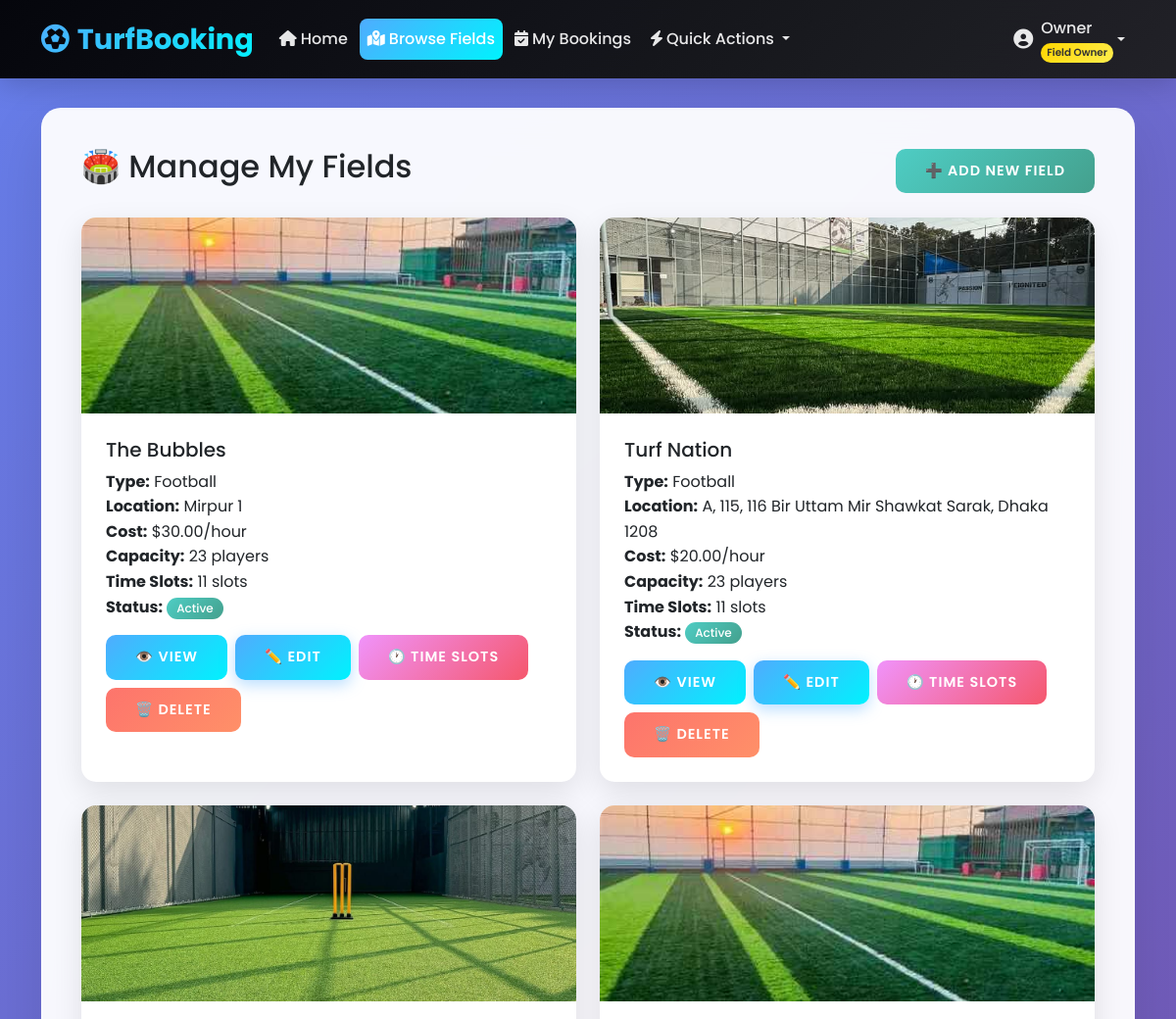
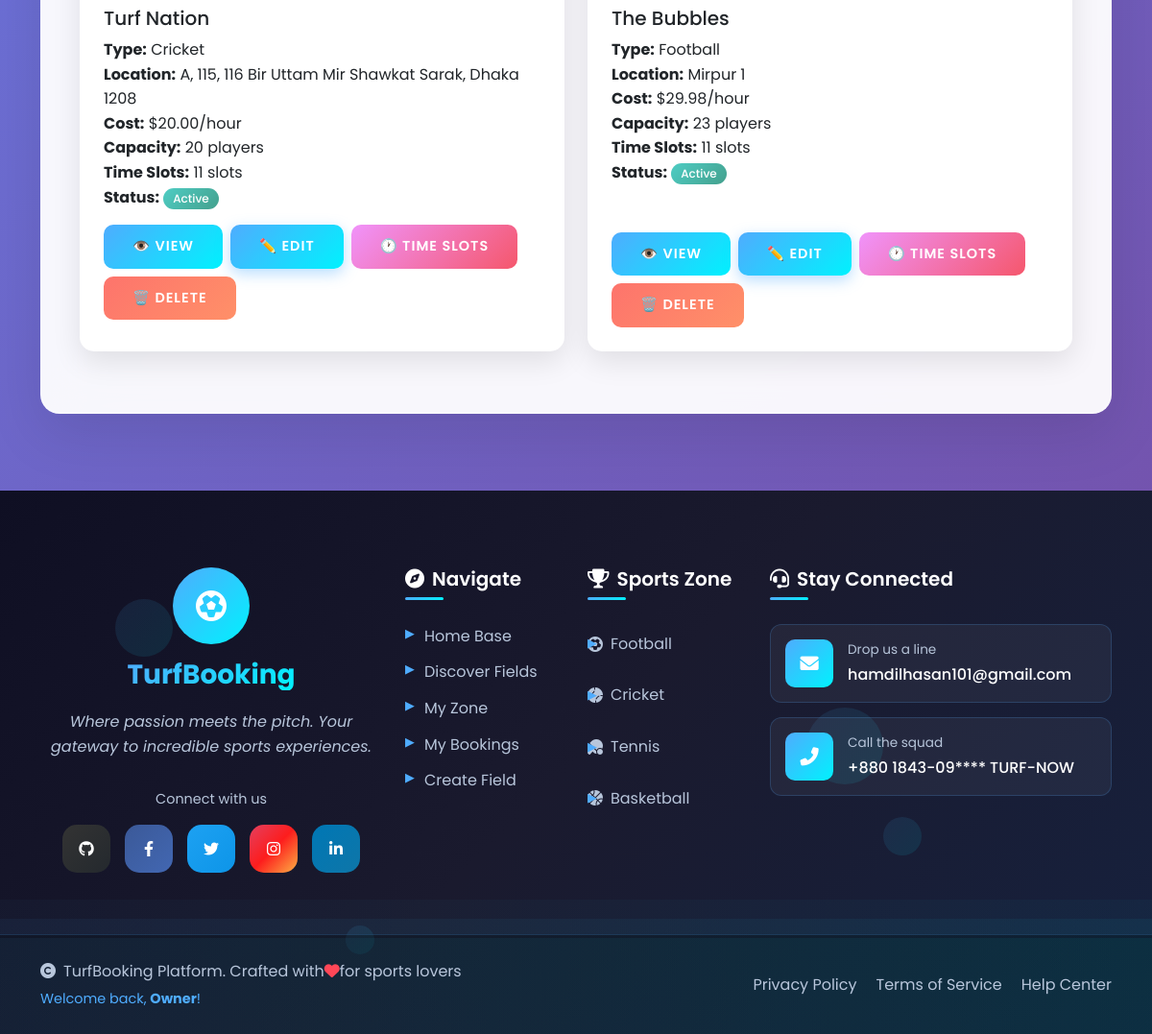
The page /fields/manage/ (signed in) on the database its author committed (2 pictures, top to bottom).
### fields/models.py (models this page shows, shortened)
class Field(models.Model):
    FIELD_TYPES = (
        ('Cricket', 'Cricket'),
        ('Football', 'Football'),
        ('Tennis', 'Tennis'),
        ('Basketball', 'Basketball'),
    )
    AVAILABILITY = (
        ('Free', 'Free'),
        ('Paid', 'Paid'),
    )
    owner = models.ForeignKey(User, on_delete=models.CASCADE)
    name = models.CharField(max_length=200)
    field_type = models.CharField(max_length=20, choices=FIELD_TYPES)
    location = models.CharField(max_length=300)
    cost_per_hour = models.DecimalField(max_digits=10, decimal_places=2)
    availability_type = models.CharField(max_length=10, choices=AVAILABILITY)
    description = models.TextField(max_length=1000)
    image = models.ImageField(upload_to='fields/', blank=True, null=True)
    is_women_only = models.BooleanField(default=False)
    capacity = models.PositiveIntegerField()
    amenities = models.TextField(max_length=500, blank=True)
    is_active = models.BooleanField(default=True)
    created_at = models.DateTimeField(auto_now_add=True)

### fields/views.py (the view)
# urls.py: path('manage/', views.manage_fields, name='manage_fields'),
@login_required
def manage_fields(request):
    user_profile, created = request.user.userprofile, False
    try:
        user_profile = request.user.userprofile
    except:
        user_profile, created = UserProfile.objects.get_or_create(
            user=request.user,
            defaults={
                'age': 18,
                'gender': 'Male',
                'is_field_owner': False
            }
        )
    if not user_profile.is_field_owner:
        messages.error(request, "You need to be a field owner to access this page.")
        return redirect('accounts:user_profile')
    owned_fields = Field.objects.filter(owner=request.user)
    return render(request, 'fields/manage_fields.html', {'owned_fields': owned_fields})

### fields/templates/fields/manage_fields.html (shortened to what this page needs)
{% extends 'base.html' %}
{% block content %}
<div class="d-flex justify-content-between align-items-center mb-4">
    <h2>🏟️ Manage My Fields</h2>
    <a href="{% url 'fields:add_field' %}" class="btn btn-success">
        ➕ Add New Field
    </a>
</div>
<div class="row">
    {% for field in owned_fields %}
        <div class="col-md-6 mb-4">
            <div class="card h-100">
                {% if field.image %}
                    <img src="{{ field.image.url }}" class="card-img-top" alt="{{ field.name }}" style="height: 200px; object-fit: cover;">
                {% else %}
                    <div class="card-img-top bg-secondary d-flex align-items-center justify-content-center" style="height: 200px;">
                        <span class="text-white fs-1">🏟️</span>
                    </div>
                {% endif %}
                <div class="card-body">
                    <h5 class="card-title">{{ field.name }}</h5>
                    <p class="card-text">
                        <strong>Type:</strong> {{ field.field_type }}<br>
                        <strong>Location:</strong> {{ field.location }}<br>
                        <strong>Cost:</strong> ${{ field.cost_per_hour }}/hour<br>
                        <strong>Capacity:</strong> {{ field.capacity }} players<br>
                        <strong>Time Slots:</strong> {{ field.fieldtimeslot_set.count }} slots<br>
                        <strong>Status:</strong>
                        {% if field.is_active %}
                            <span class="badge bg-success">Active</span>
                        {% else %}
                            <span class="badge bg-danger">Inactive</span>
                        {% endif %}
                    </p>
                    {% if field.is_women_only %}
                        <span class="badge bg-pink mb-2">Women Only</span>
                    {% endif %}
                    <div class="d-flex gap-2 flex-wrap">
                        <a href="{% url 'fields:field_detail' field.id %}" class="btn btn-info btn-sm">👁️ View</a>
                        <a href="{% url 'fields:edit_field' field.id %}" class="btn btn-primary btn-sm">✏️ Edit</a>
                        <a href="{% url 'fields:manage_time_slots' field.id %}" class="btn btn-warning btn-sm">🕐 Time Slots</a>
                        <a href="{% url 'fields:delete_field' field.id %}" class="btn btn-danger btn-sm">🗑️ Delete</a>
                    </div>
                </div>
            </div>
        </div>
    {% endfor %}
</div>
{% endblock %}

### templates/base.html (shortened to what this page needs)
<!DOCTYPE html>
<html lang="en">
<head>
    <link href="https://cdn.jsdelivr.net/npm/bootstrap@5.1.3/dist/css/bootstrap.min.css" rel="stylesheet">
    <link rel="stylesheet" href="https://cdnjs.cloudflare.com/ajax/libs/font-awesome/6.0.0/css/all.min.css">
    {% load static %}
    <link rel="stylesheet" href="{% static 'css/style.css' %}">
</head>
<body>
    <nav class="navbar navbar-expand-lg navbar-dark sticky-top">
        <div class="container">
            <a class="navbar-brand d-flex align-items-center" href="{% url 'home' %}">
                <i class="fas fa-futbol me-2"></i>
                <span class="fw-bold">TurfBooking</span>
            </a>
            <div class="collapse navbar-collapse" id="navbarNav">
                <ul class="navbar-nav me-auto">
                    <li class="nav-item">
                        <a class="nav-link {% if request.resolver_match.url_name == 'home' %}active{% endif %}" href="{% url 'home' %}">
                            <i class="fas fa-home me-1"></i>Home
                        </a>
                    </li>
                    <li class="nav-item">
                        <a class="nav-link {% if 'fields' in request.resolver_match.namespace %}active{% endif %}" href="{% url 'fields:fields' %}">
                            <i class="fas fa-map-marked-alt me-1"></i>Browse Fields
                        </a>
                    </li>
                    {% if user.is_authenticated %}
                        <li class="nav-item">
                            <a class="nav-link {% if 'bookings' in request.resolver_match.namespace %}active{% endif %}" href="{% url 'bookings:my_bookings' %}">
                                <i class="fas fa-calendar-check me-1"></i>My Bookings
                            </a>
                        </li>
                        <li class="nav-item dropdown">
                            <a class="nav-link dropdown-toggle" href="#" id="quickActionsDropdown" role="button" data-bs-toggle="dropdown">
                                <i class="fas fa-bolt me-1"></i>Quick Actions
                            </a>
                        </li>
                    {% endif %}
                </ul>
                <ul class="navbar-nav">
                    {% if user.is_authenticated %}
                        <li class="nav-item dropdown">
                            <a class="nav-link dropdown-toggle d-flex align-items-center" href="#" id="userDropdown" role="button" data-bs-toggle="dropdown">
                                <div class="user-avatar me-2">
                                    {% if user.userprofile.profile_picture %}
                                        <img src="{{ user.userprofile.profile_picture.url }}" alt="Profile" class="rounded-circle" width="30" height="30">
                                    {% else %}
                                        <i class="fas fa-user-circle fa-lg"></i>
                                    {% endif %}
                                </div>
                                <span class="user-info">
                                    {{ user.username }}
                                    {% if user.userprofile.is_field_owner %}
                                        <small class="owner-badge">Field Owner</small>
                                    {% endif %}
                                </span>
                            </a>
                        </li>
                    {% endif %}
                </ul>
            </div>
        </div>
    </nav>
    <main>
        <div class="container">
            <div class="container-main">
                {% block content %}
                {% endblock %}
            </div>
        </div>
    </main>
    <footer class="cool-footer">
        <div class="footer-bg">
            <div class="wave wave1"></div>
            <div class="wave wave2"></div>
            <div class="wave wave3"></div>
            <div class="floating-elements">
                <div class="float-ball ball1"></div>
                <div class="float-ball ball2"></div>
                <div class="float-ball ball3"></div>
                <div class="float-ball ball4"></div>
            </div>
        </div>
        <div class="footer-content">
            <div class="container">
                <div class="row">
                    <div class="col-lg-4 col-md-6 mb-4">
                        <div class="footer-brand">
                            <div class="brand-logo">
                                <div class="logo-circle">
                                    <i class="fas fa-futbol"></i>
                                </div>
                                <h3>TurfBooking</h3>
                            </div>
                            <p class="brand-tagline">Where passion meets the pitch. Your gateway to incredible sports experiences.</p>
                            <div class="social-container">
                                <span class="social-label">Connect with us</span>
                                <div class="social-links">
                                    <a href="https://github.com/ENiGMA-101/Arena-Finder-book-my-field-" target="_blank" class="social-link github">
                                        <i class="fab fa-github"></i>
                                    </a>
                                    <a href="#" class="social-link facebook">
                                        <i class="fab fa-facebook-f"></i>
                                    </a>
                                    <a href="#" class="social-link twitter">
                                        <i class="fab fa-twitter"></i>
                                    </a>
                                    <a href="#" class="social-link instagram">
                                        <i class="fab fa-instagram"></i>
                                    </a>
                                    <a href="#" class="social-link linkedin">
                                        <i class="fab fa-linkedin-in"></i>
                                    </a>
                                </div>
                            </div>
                        </div>
                    </div>
                    <div class="col-lg-2 col-md-6 mb-4">
                        <div class="footer-section">
                            <h5 class="section-title">
                                <i class="fas fa-compass me-2"></i>Navigate
                            </h5>
                            <ul class="footer-links">
                                <li><a href="{% url 'home' %}">Home Base</a></li>
                                <li><a href="{% url 'fields:fields' %}">Discover Fields</a></li>
                                {% if user.is_authenticated %}
                                    <li><a href="{% url 'accounts:user_profile' %}">My Zone</a></li>
                                    <li><a href="{% url 'bookings:my_bookings' %}">My Bookings</a></li>
                                    {% if user.userprofile.is_field_owner %}
                                        <li><a href="{% url 'fields:add_field' %}">Create Field</a></li>
                                    {% endif %}
                                {% else %}
                                    <li><a href="{% url 'accounts:login' %}">Get In</a></li>
                                    <li><a href="{% url 'accounts:register' %}">Join Squad</a></li>
                                {% endif %}
                            </ul>
                        </div>
                    </div>
                    <div class="col-lg-2 col-md-6 mb-4">
                        <div class="footer-section">
                            <h5 class="section-title">
                                <i class="fas fa-trophy me-2"></i>Sports Zone
                            </h5>
                            <ul class="footer-links sports-links">
                                <li>
                                    <a href="{% url 'fields:fields' %}?field_type=Football">
                                        <i class="fas fa-futbol me-2"></i>Football
                                    </a>
                                </li>
                                <li>
                                    <a href="{% url 'fields:fields' %}?field_type=Cricket">
                                        <i class="fas fa-baseball-ball me-2"></i>Cricket
                                    </a>
                                </li>
                                <li>
                                    <a href="{% url 'fields:fields' %}?field_type=Tennis">
                                        <i class="fas fa-table-tennis me-2"></i>Tennis
                                    </a>
                                </li>
                                <li>
                                    <a href="{% url 'fields:fields' %}?field_type=Basketball">
                                        <i class="fas fa-basketball-ball me-2"></i>Basketball
                                    </a>
                                </li>
                            </ul>
                        </div>
                    </div>
                    <div class="col-lg-4 col-md-6 mb-4">
                        <div class="footer-section">
                            <h5 class="section-title">
                                <i class="fas fa-headset me-2"></i>Stay Connected
                            </h5>
                            <div class="contact-cards">
                                <div class="contact-card">
                                    <div class="contact-icon">
                                        <i class="fas fa-envelope"></i>
                                    </div>
                                    <div class="contact-info">
                                        <span class="contact-label">Drop us a line</span>
                                        <span class="contact-value">hamdilhasan101@gmail.com</span>
                                    </div>
                                </div>
                                <div class="contact-card">
                                    <div class="contact-icon">
                                        <i class="fas fa-phone-alt"></i>
                                    </div>
                                    <div class="contact-info">
                                        <span class="contact-label">Call the squad</span>
                                        <span class="contact-value">+880 1843-09**** TURF-NOW</span>
                                    </div>
                                </div>
                            </div>
                        </div>
                    </div>
                </div>
            </div>
        </div>
        <div class="footer-bottom">
            <div class="container">
                <div class="bottom-content">
                    <div class="copyright-section">
                        <div class="copyright-text">
                            <i class="fas fa-copyright me-2"></i>
                            {{ "now"|date:"Y" }} TurfBooking Platform. Crafted with
                            <i class="fas fa-heart heart-beat"></i>
                            for sports lovers
                        </div>
                        {% if user.is_authenticated %}
                            <div class="user-welcome">
                                Welcome back, <strong>{{ user.username }}</strong>!
                            </div>
                        {% endif %}
                    </div>
                    <div class="footer-nav">
                        <a href="#" class="footer-nav-link">Privacy Policy</a>
                        <a href="#" class="footer-nav-link">Terms of Service</a>
                        <a href="#" class="footer-nav-link">Help Center</a>
                    </div>
                </div>
            </div>
        </div>
        <div class="floating-action">
        </div>
    </footer>
</body>
</html>

### rows shown on the page
Field: image (picture), name "The Bubbles", field_type "Football", location "Mirpur 1", cost_per_hour "30.00", capacity "23", fieldtimeslot_set.count "11", is_active "Active"
Field: image (picture), name "Turf Nation", field_type "Football", location "A, 115, 116 Bir Uttam Mir Shawkat Sarak, Dhaka 1208", cost_per_hour "20.00", capacity "23", fieldtimeslot_set.count "11", is_active "Active"
Field: image (picture), name "Turf Nation", field_type "Cricket", location "A, 115, 116 Bir Uttam Mir Shawkat Sarak, Dhaka 1208", cost_per_hour "20.00", capacity "20", fieldtimeslot_set.count "11", is_active "Active"
Field: image (picture), name "The Bubbles", field_type "Football", location "Mirpur 1", cost_per_hour "29.98", capacity "23", fieldtimeslot_set.count "11", is_active "Active"

### other values the page prints
{{ user.username }} "Owner"
